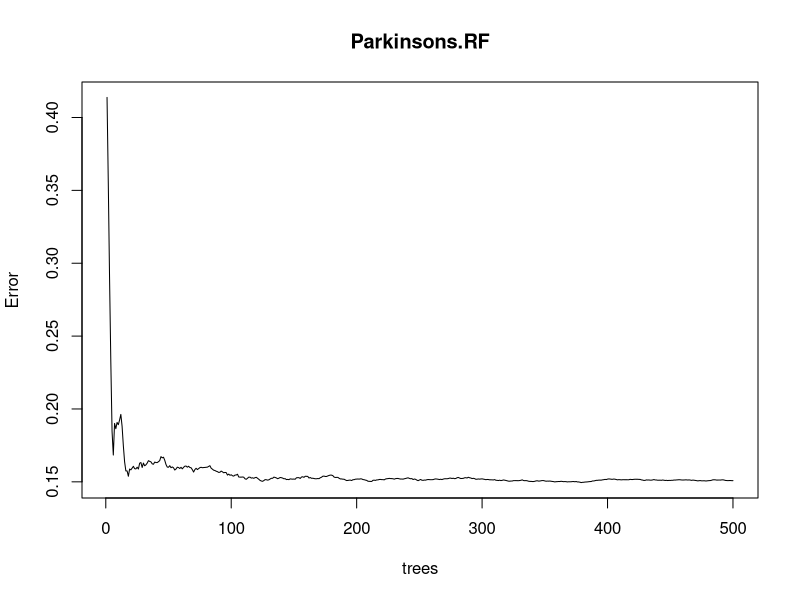

Write R code to recreate this figure. (Note: this script raises an error after producing the figure.)

#安裝package
#install.packages("randowForest")

packageName="randomForest"
if(!(packageName %in% rownames(installed.packages()))){
  install.packages(packageName)
}

#載入library
library(randomForest)

#(1)載入資料
setwd('G:/RCode') #設定工作目錄(資料集存放的地方)

#(2)測試模型，可隨機產生。(訓練資料、測試資料)
#第一種分割方式:自己把資料分割好再做

traindata=read.csv("SPECTF_train.csv")
testdata=read.csv("SPECTF_test.csv")

#第二種分割方式:電腦把資料分割好再做
#parkinsons=read.csv(ParkinsonsANN.csv)
#去除第一欄(決策樹)PK欄位不適合分岔屬性
#parkinsons <- parkinsons[- c(1)]
#np = ceiling(0.1*nrow(Parkinsons)) #無條件近位
#test.index=sample(1:nrow(Parkinsons),np) #取索引值，抽樣10%(np)個
#testdata=Parkinsons[test.index,] #設定測試資料
#traindata=Parkinsons[-test.index,] #設定訓練資料


#(3)建立決策樹模型:因變數~自變數
Parkinsons.RF=randomForest(status~.,data=traindata,importance=TRUE,proximity=TRUE,ntree=500,na.action=na.fail)
#第一個參數(status~.):表示除了status屬性之外，其他屬性皆為模型之引數
#第二個參數(data):表示模型中含有變數的一組資料
#第三個參數(importance=TRUE):是否計算模型中各屬性之重要值，資料型態為布林
#第四個參數(proximty=TRUE):	是否計算模型的鄰近矩陣，此參數搭配含數MDSplot()使用，資料型態為布林
#第五個參數(ntree=500):表示森林中的樹木數量
#第六個參數(subset):表示選出的訓練集資料為第幾筆(此參數的資料格式為向量)，當data為整個資料集時
#第七個參數(na.action=na.fail):表示遺漏值之處理，na.fail表示不能出現遺漏值


#(4)畫圖
print(Parkinsons.RF)
plot(Parkinsons.RF)

#利用importance()函數，得到MeanDecreaseAccuracy與MeanDecreaseGini，
#值愈高就表示該屬性對於該模型的判別影響愈大，
#可以做為後續利用其他演算法建模時刪減屬性的依據。
importance(Parkinsons.RF)

#(5)預測
result <- predict(parkinsons.RF,newdata=testdata,type="class")

#(6)建立混淆矩陣(confusion matrix)觀察模型表現
cm <- table(testdata$status,result,dnn=c("x","y")) #x為實際y為預測
cm

mycolName <- colnames(cm)
mycolName[1]
#(6A)正確率
#計算正確率(precision)
precision <- (cm[[1]] / sum(cm[,1]))
paste("預測",mycolName[1],"的正確率，precision=",precision)

#計算正確率(TPR)
TPR <- (cm[[1]] / sum(cm[1,]))
paste("預測",mycolName[1],"的正確率，TPR=",TPR)

#計算戶正確率(TNR)
TNR <- (cm[[4]] / sum(cm[2,]))
paste("預測",mycolName[2],"的正確率，TNR=",TNR)

#(6B)正確率
#計算正確率(precision)
precision <- (cm[[4]] / sum(cm[,2]))
paste("預測",mycolName[2],"的正確率，precision=",precision)

#計算正確率(TPR)
TPR <- (cm[[4]] / sum(cm[2,]))
paste("預測",mycolName[2],"的正確率，TPR=",TPR)

#計算戶正確率(TNR)
TNR <- (cm[[1]] / sum(cm[1,]))
paste("預測",mycolName[2],"的正確率，TNR=",TNR)

#整體準確率(取出對角/總數)
accuracy <- sum(diag(cm)) / sum(cm)
paste("整體準確率 =",accuracy)
cm

#(6)建立混淆矩陣(confusion matrix)觀察模型表現
cmRF <- table(testdata$status,result,dnn=c("x","y")) #x為實際y為預測
cmRF.factor <- table(factor(testdata$status,ordered=TRUE,levels=c("Y","N")),factor(result,ordered=TRUE,levels=c("Y","N")),dnn=c("Real","Pred"))
cmRF.factor

